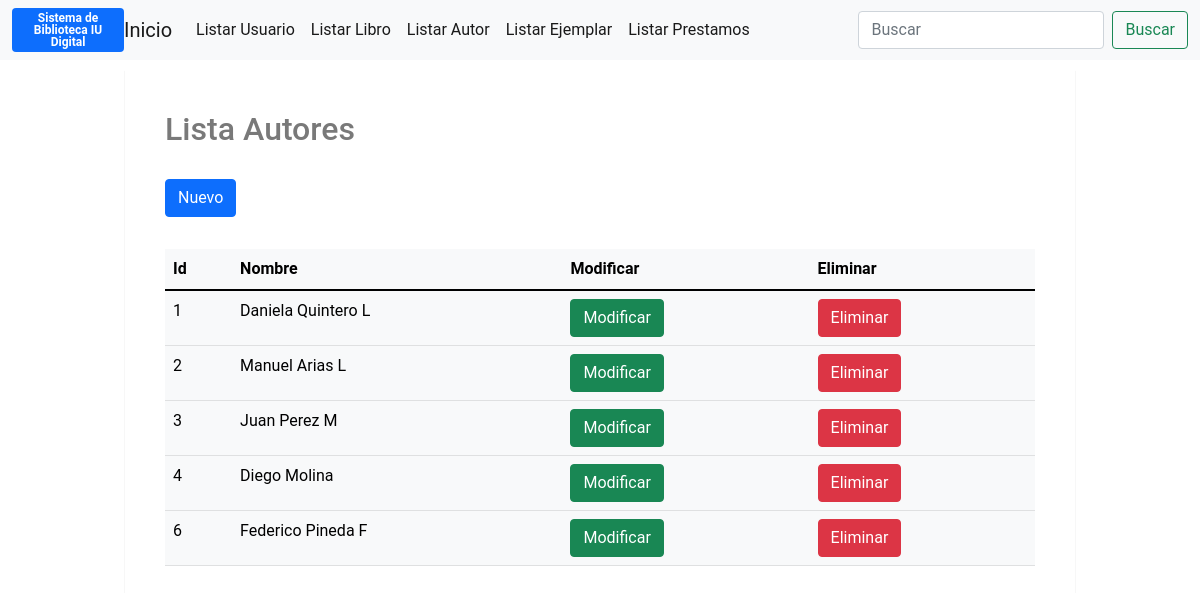
Screenshot of /view/listarAutor.php with the database file from the repository.
### tables this page shows
CREATE TABLE `autor` (
  `id` int(11) NOT NULL,
  `nombre` varchar(150) NOT NULL
);

### Model/clsConexion.php (called while the page is built, shortened)
<?php
class Conexion{
	private $host;
	private $user;
	private $password;
	private $database;
	private $conn;
	public function __construct(){
		$this->host = HOST;
		$this->user = USER;
		$this->password = PASSWORD;
		$this->database = DATABASE;
	}
	public function CrearConexionSin(){
		$this->conn = new mysqli($this->host,$this->user,$this->password,$this->database);
	}
	public function EjecutarSQL($sql){
		$result = $this->conn->query($sql);
		return $result;
	}
}
?>

### View/listarAutor.php (the view, shortened to what this page needs)
<!doctype html>
<html lang="es">
  <head>
    <link href="https://cdn.jsdelivr.net/npm/bootstrap@5.1.1/dist/css/bootstrap.min.css" rel="stylesheet">
    <link rel="stylesheet" type="text/css" href="../css/estilos.css">
  </head>
  <body>
<nav class="navbar navbar-expand-lg navbar-light bg-light">
          <div class="container-fluid">
                <div class="badge bg-primary text-wrap" style="width: 7rem;">
                Sistema de Biblioteca IU Digital
                </div>
                <a class="navbar-brand" href="../index.php">Inicio</a>
                <div class="collapse navbar-collapse" id="navbarTogglerDemo03">
                  <ul class="navbar-nav me-auto mb-2 mb-lg-0">
                <li class="nav-item">
                <a class="nav-link active" aria-current="page" href="listarUsuario.php">Listar Usuario</a>
                </li>
                <li class="nav-item">
                <a class="nav-link active" aria-current="page" href="listarLibro.php">Listar Libro</a>
                </li>
                <li class="nav-item">
                <a class="nav-link active" aria-current="page" href="listarAutor.php">Listar Autor</a>
                </li>
                <li class="nav-item">
                <a class="nav-link active" aria-current="page" href="listarEjemplar.php">Listar Ejemplar</a>
                </li>
                <li class="nav-item">
                <a class="nav-link active" aria-current="page" href="listarPrestamo.php">Listar Prestamos</a>
                </li>
                  </ul>
        <form class="d-flex">
          <input class="form-control me-2" type="search" placeholder="Buscar" aria-label="Search">
          <button class="btn btn-outline-success" type="submit">Buscar</button>
        </form>
                </div>
          </div>
      </nav>
<div class="container">
        <div class="login-container">
          <div class="register">
            <h2>Lista Autores</h2>
            <div class="row">
                <div class="col-lg-12">
                    <a href="autor.php"><button class="btn btn-primary mb-2" type="button" >Nuevo</button></a>
                    <div class="table-responsive">
                        <table class="table table-light mt-4" id="table">
                            <thead class="thead-dark">
                                <tr>
                                    <th>Id</th>
                                    <th>Nombre</th>
                                    <th>Modificar</th>
                                    <th>Eliminar</th>
                                </tr>
                            </thead>
                            <tbody>
                               <?php
                               include('../Model/clsConexion.php');
                               $conn = new Conexion();
                              $conn->CrearConexionSin();
                                $sql = "SELECT * FROM autor";
                                $result = $conn->EjecutarSQL($sql);
                                while($registroautores = $result->fetch_array(MYSQLI_BOTH))
                                  {
                                    echo "<tr>";
                                        echo "<td>"; echo $registroautores["id"]; echo "</td>";
                                        echo "<td>"; echo $registroautores["nombre"]; echo "</td>";
                                        echo "<td><a href='actualizarAutor.php?id=".$registroautores['id']."&nombre=".$registroautores['nombre']."'> <button class='btn btn-success' type='button'>Modificar</button></a>
                                              </td>";
                                         echo "<td> <a href='../Controller/AutorController.php?id=".$registroautores['id']."&nombre=".$registroautores['nombre']."'> <button class='btn btn-danger' type='submit' name='Eliminar'>Eliminar</button></a>
                                            </td>";
                                     echo "</tr>";
                                  }
                               ?>
                            </tbody>
                        </table>
                    </div>
          </div>
        </div>
    </div>
  </body>
</html>

### css/estilos.css (style rules this page uses)
* { padding: 0; background-origin: border-box; font-family: 'Roboto', sans-serif; }
body { bottom: #f1f1f1; }
.container { width: 100%; height: 100vh; padding: 10px; display: flex; justify-content: center; }
.login-container { display: flex; width: 950px; height: auto; background: #fff; box-shadow: 0 1px 1px 0 rgba(0,0,0,.2); }
.register, .login { flex: 1; }
.register { padding: 40px; position: relative; }
.register h2 { color: #797979; margin-bottom: 30px; }

### rows the page displays
autor: id "1", nombre "Daniela Quintero L"
autor: id "2", nombre "Manuel Arias L"
autor: id "3", nombre "Juan Perez M"
autor: id "4", nombre "Diego Molina"
autor: id "6", nombre "Federico Pineda F"
